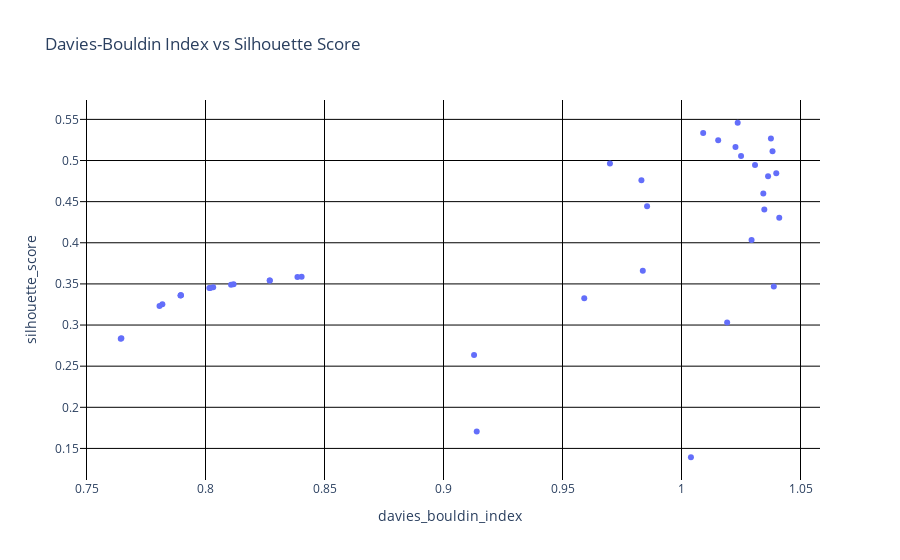

Notebook source saved alongside this figure:
### Code cell
eps_values = np.arange(0.01, 0.071, 0.01)
min_samples_values = range(100, 701, 100)

sil_metrics = []
dbi_metrics = []
params = []

for eps in eps_values:
    # print("_____"*20)
    for min_samples in min_samples_values:
        clusterer.cluster_embeddings(method='dbscan', eps=eps, min_samples=min_samples, metric='cosine')
        labels = clusterer.labels_
        n_clusters = len(set(labels)) - (1 if -1 in labels else 0)
        n_noise = list(labels).count(-1)
        print(f'eps={eps}, min_samples={min_samples}, clusters={n_clusters}, noise points={n_noise}')
        
        evaluation = clusterer.evaluate_clustering()
        # print("\nClustering Evaluation:")
        # print(pd.DataFrame(evaluation, index=['value']).T)
        sil_metrics.append(evaluation["silhouette_score"])
        dbi_metrics.append(evaluation["davies_bouldin_index"])
        params.append((eps, min_samples, n_clusters, n_noise))
        

A = pd.DataFrame([params, sil_metrics, dbi_metrics]).T
A.columns = ["params", "silhouette_score", "davies_bouldin_index"]
A = A.loc[~(A["silhouette_score"] == 0.0)]

fig = px.scatter(A, x="davies_bouldin_index", y="silhouette_score", title="Davies-Bouldin Index vs Silhouette Score")
fig.update_layout(plot_bgcolor='white', xaxis=dict(showgrid=True, gridcolor='black'), yaxis=dict(showgrid=True, gridcolor='black'))
fig.show()

### Figure 1 — Plotly figure (JSON) as saved in the notebook; plotly's stock layout.template omitted (floating-point values rounded to 4 significant figures)
{"data": [{"hovertemplate": "davies_bouldin_index=%{x}<br>silhouette_score=%{y}<extra></extra>", "legendgroup": "", "marker": {"color": "#636efa", "symbol": "circle"}, "mode": "markers", "name": "", "orientation": "v", "showlegend": false, "type": "scatter", "x": [1.004, 0.914, 0.7646, 0.7644, 1.039, 1.019, 0.9128, 0.7819, 0.7807, 1.041, 1.029, 0.9837, 0.7896, 0.7896, 0.7895, 1.04, 1.034, 1.035, 0.8032, 0.802, 0.8016, 1.038, 1.031, 1.036, 0.9855, 0.8118, 0.8107, 1.038, 1.023, 1.025, 0.9832, 0.827, 0.827, 1.024, 1.009, 1.015, 0.9699, 0.9591, 0.8404, 0.8386], "xaxis": "x", "y": [0.1393, 0.1705, 0.284, 0.2832, 0.3469, 0.3032, 0.2636, 0.3252, 0.3232, 0.4305, 0.4033, 0.3659, 0.3364, 0.3364, 0.336, 0.4845, 0.4599, 0.4403, 0.3459, 0.3452, 0.3449, 0.5114, 0.4946, 0.4808, 0.4444, 0.3495, 0.349, 0.5267, 0.5165, 0.5055, 0.476, 0.3542, 0.3542, 0.5459, 0.5334, 0.5247, 0.4965, 0.3327, 0.3588, 0.3583], "yaxis": "y"}], "layout": {"legend": {"tracegroupgap": 0}, "plot_bgcolor": "white", "title": {"text": "Davies-Bouldin Index vs Silhouette Score"}, "xaxis": {"anchor": "y", "domain": [0, 1], "gridcolor": "black", "showgrid": true, "title": {"text": "davies_bouldin_index"}}, "yaxis": {"anchor": "x", "domain": [0, 1], "gridcolor": "black", "showgrid": true, "title": {"text": "silhouette_score"}}}}
